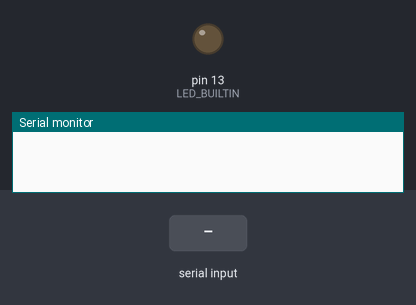
Bench run of a sketch on a simulated Arduino Uno, built with avr-gcc and run on an emulated ATmega328P. Parts: output pins drawn as LEDs (lit = HIGH), the last lines printed to the serial monitor. Inputs (shaded band) come from the test bench.

Above: at 1.2 s.
1.3 s: "1" received over Serial
At 1.4 s:
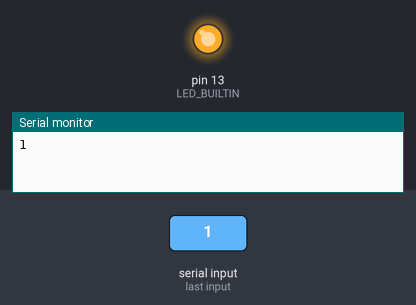
Timing chart, 0 to 4.3 s (numbered marks = the images above; inputs shaded):
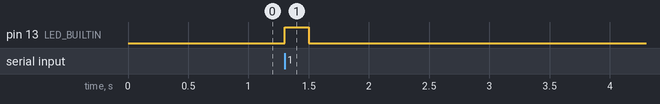

The sketch:

SerialEvent.ino
```cpp
String inputString = "";         // a String to hold incoming data

void setup() {
  // initialize serial:
  Serial.begin(115200);
   pinMode(LED_BUILTIN, OUTPUT);
}

void loop() {
}
void serialEvent() {
  while (Serial.available()) {
    char inChar = (char)Serial.read();
    Serial.println(inChar);
    digitalWrite(LED_BUILTIN, HIGH);
    delay(200);
    digitalWrite(LED_BUILTIN, LOW);
  }
}
```

Measured:
- after the input at 1.3 s, pin 13 (LED_BUILTIN): LOW → HIGH at once, → LOW 0.20 s later
